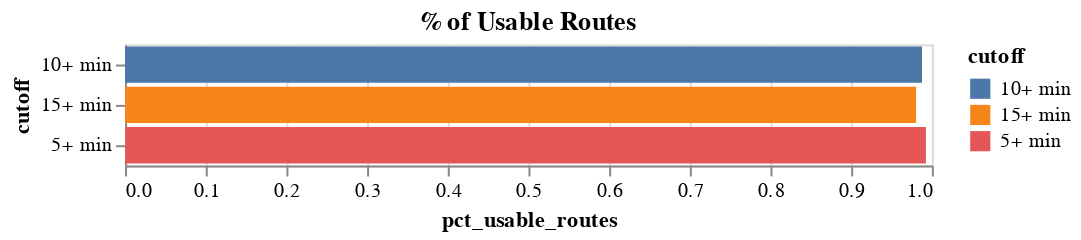

The cell this chart's notebook holds for it:
### Code cell
(alt.Chart(statewide_test)
        .mark_bar()
        .encode(
            x="pct_usable_routes:Q",
            y="cutoff:N",
            color=alt.Color("cutoff"),
            tooltip=["cutoff", "pct_usable_routes", "Total Routes in Category"],
        )
        .properties(title="% of Usable Routes"))

### Figure 1 — Vega-Lite specification as saved in the notebook (floating-point values rounded to 4 significant figures)
{"config": {"view": {"continuousWidth": 400, "continuousHeight": 300}}, "data": {"name": "data-f87a78eb51d73c094ba61c75e8f68ba2"}, "mark": "bar", "encoding": {"color": {"field": "cutoff", "type": "nominal"}, "tooltip": [{"field": "cutoff", "type": "nominal"}, {"field": "pct_usable_routes", "type": "quantitative"}, {"field": "Total Routes in Category", "type": "quantitative"}], "x": {"field": "pct_usable_routes", "type": "quantitative"}, "y": {"field": "cutoff", "type": "nominal"}}, "title": "% of Usable Routes", "$schema": "https://vega.github.io/schema/vega-lite/v4.17.0.json", "datasets": {"data-f87a78eb51d73c094ba61c75e8f68ba2": [{"index": "route_id", "Total Routes in Category": 813, "trip_cutoff": 5, "cutoff": "5+ min", "total_routes": 819, "pct_usable_routes": 0.9927, "calitp_itp_id": "all operators"}, {"index": "route_id", "Total Routes in Category": 809, "trip_cutoff": 10, "cutoff": "10+ min", "total_routes": 819, "pct_usable_routes": 0.9878, "calitp_itp_id": "all operators"}, {"index": "route_id", "Total Routes in Category": 803, "trip_cutoff": 15, "cutoff": "15+ min", "total_routes": 819, "pct_usable_routes": 0.9805, "calitp_itp_id": "all operators"}]}}
